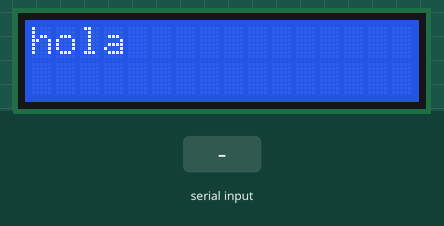
Simulated run of this sketch. Board: Arduino Uno, built with avr-gcc and run on an emulated ATmega328P. On the bench: 16×2 character LCD. Wiring (inferred from the names in the program): character LCD (HD44780): RS pin 13; E pin 12; data pin 8, pin 9, pin 10, pin 11. The test bench sets the inputs (shaded band). The character LCD is taken to start in 4-bit mode; what the sketch prints to the serial monitor is not drawn.

Above: at 1.5 s.
1.6 s: "l" received over Serial
At 2.5 s:
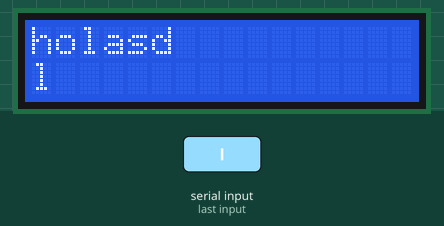
3.2 s: "p" received over Serial
At 4.4 s:
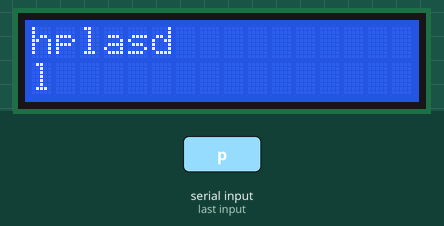
4.7 s: "a" received over Serial
At 5.4 s:
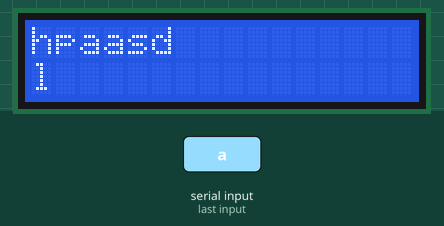
6.2 s: "s" received over Serial
At 6.5 s:
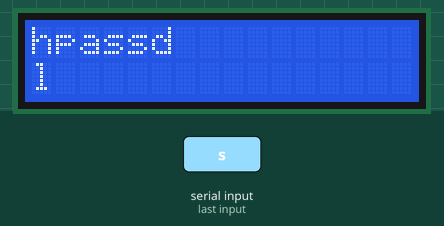
7.7 s: "d" received over Serial
At 8.9 s:
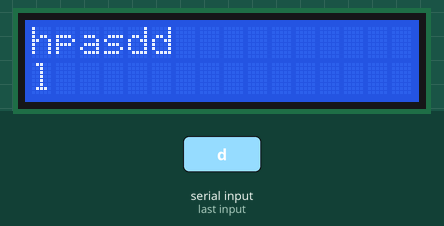
9.2 s: "f" received over Serial
At 10.0 s:
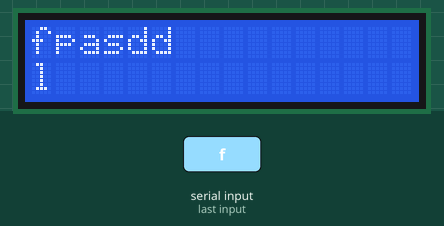
Timing chart, 0 to 11.7 s (numbered marks = the images above; inputs shaded):
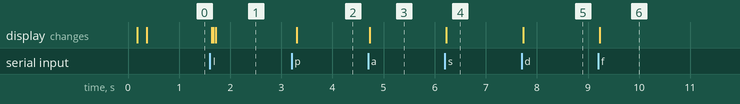

Measured:
- after the input at 1.6 s, the display: first changes at once (image 1 shows a later state)
- after the input at 3.2 s, the display: changes after 0.10 s (image 2)
- after the input at 4.7 s, the display: changes at once (image 3)
- after the input at 6.2 s, the display: changes at once (image 4)
- after the input at 7.7 s, the display: changes at once (image 5)
- after the input at 9.2 s, the display: changes at once (image 6)

The sketch:

lcd3.ino
```cpp
#include <SoftwareSerial.h>

void LCD_write(unsigned char dat){
  if(dat & (1<<4)) digitalWrite(8, HIGH); else digitalWrite(8, LOW);
  if(dat & (1<<5)) digitalWrite(9, HIGH); else digitalWrite(9, LOW);
  if(dat & (1<<6)) digitalWrite(10, HIGH); else digitalWrite(10, LOW);
  if(dat & (1<<7)) digitalWrite(11, HIGH); else digitalWrite(11, LOW);
  digitalWrite(12, HIGH); //EN=1
  delay(6);
  digitalWrite(12, LOW); //EN=0
  delay(1);//

  dat = (dat<<4);
  if(dat & (1<<4)) digitalWrite(8, HIGH); else digitalWrite(8, LOW);
  if(dat & (1<<5)) digitalWrite(9, HIGH); else digitalWrite(9, LOW);
  if(dat & (1<<6)) digitalWrite(10, HIGH); else digitalWrite(10, LOW);
  if(dat & (1<<7)) digitalWrite(11, HIGH); else digitalWrite(11, LOW);
  digitalWrite(12, HIGH); //EN=1
  delay(6);
  digitalWrite(12, LOW); //EN=0
  delay(1);//
}

void LCD_cmd(unsigned char dat){
  digitalWrite(13,LOW); //RS = 0
  LCD_write(dat);
}

void LCD_data(unsigned char dat){
  digitalWrite(13, HIGH); //RS=1
  LCD_write(dat);
}

void LCD_printf(unsigned char *data){
    while(*data){
        LCD_data(*data);
        data++;
    }
}


void setup() {
  char test[4] = {'h','o','l','a'} ;
  pinMode(8, OUTPUT); //D4
  pinMode(9, OUTPUT); //D5
  pinMode(10,OUTPUT); //D6
  pinMode(11,OUTPUT); //D7
  pinMode(12,OUTPUT); //EN
  pinMode(13,OUTPUT); //RS
  digitalWrite(12, LOW);
  digitalWrite(13, LOW);
  Serial.begin(9600);
  delay(100);
  LCD_cmd(0x28);
  LCD_cmd(0x0C);  //No cursor, no blink
  LCD_data('r');//('s');  //No se que wea... parece que el problema es que al inicializar hay que dejar mas rato los valores?
  LCD_cmd(0x06);  //automatic increment
  LCD_data('d');
  LCD_cmd(0x80);
  delay(100);
  LCD_cmd(0x02);
  LCD_cmd(0x02);
  for(int i=0; i<4;i++){
    LCD_data(test[i]);
  }

}

void loop() {
  char in;
  if(Serial.available()){
    in = Serial.read();


    if(in=='p'){
      int t=1;
      int t2 = 1;
      //copying the LCD crystal lib... try 3 times for each command

      LCD_cmd(0x28);  //4bit 2 line 5x7
      LCD_cmd(0x0C);  //No cursor, no blink
      LCD_cmd(0x06);  //automatic increment
      LCD_cmd(0x80);  //address with 0 offset 80h (ni idea q paso aca
      LCD_cmd(0x02);
      delay(t);
      LCD_data('h');
      Serial.println("finish");
    }
    if(in=='l'){
      LCD_cmd(0x28);
      LCD_cmd(0x0C);  //No cursor, no blink
      LCD_data('s');  //No se que wea... parece que el problema es que al inicializar hay que dejar mas rato los valores?
      LCD_cmd(0x06);  //automatic increment
      LCD_data('d');
      LCD_cmd(0x80);
      //Serial.println("Ayuda!!");
    }
    if(in=='a'){
      LCD_cmd(0x28);
      Serial.println("4bit x 2line");
    }
    if(in=='s'){
      LCD_cmd(0x0C);
      Serial.println("asdqwe");
    }
    if(in=='d'){
      LCD_cmd(0x06);
      Serial.println("qwe12");
    }
    if(in=='f'){
      LCD_cmd(0x80);
      Serial.println("zxcasd");
    }
    if(in=='*'){
      LCD_cmd(0x02);  //1st line
    }
    if(in=='l'){
      LCD_cmd(0xC0);  //2nd line
    }
    //if(in=='m'){
    // LCD_cmd(0x94); //3rd line si hay
    //}
    if(in=='c'){
      LCD_cmd(0x01);  //clear all
    }
    if(in=='m'){
      LCD_printf("Hello World!");
    }
    else{
        LCD_data(in);
    }
  }
}
```
